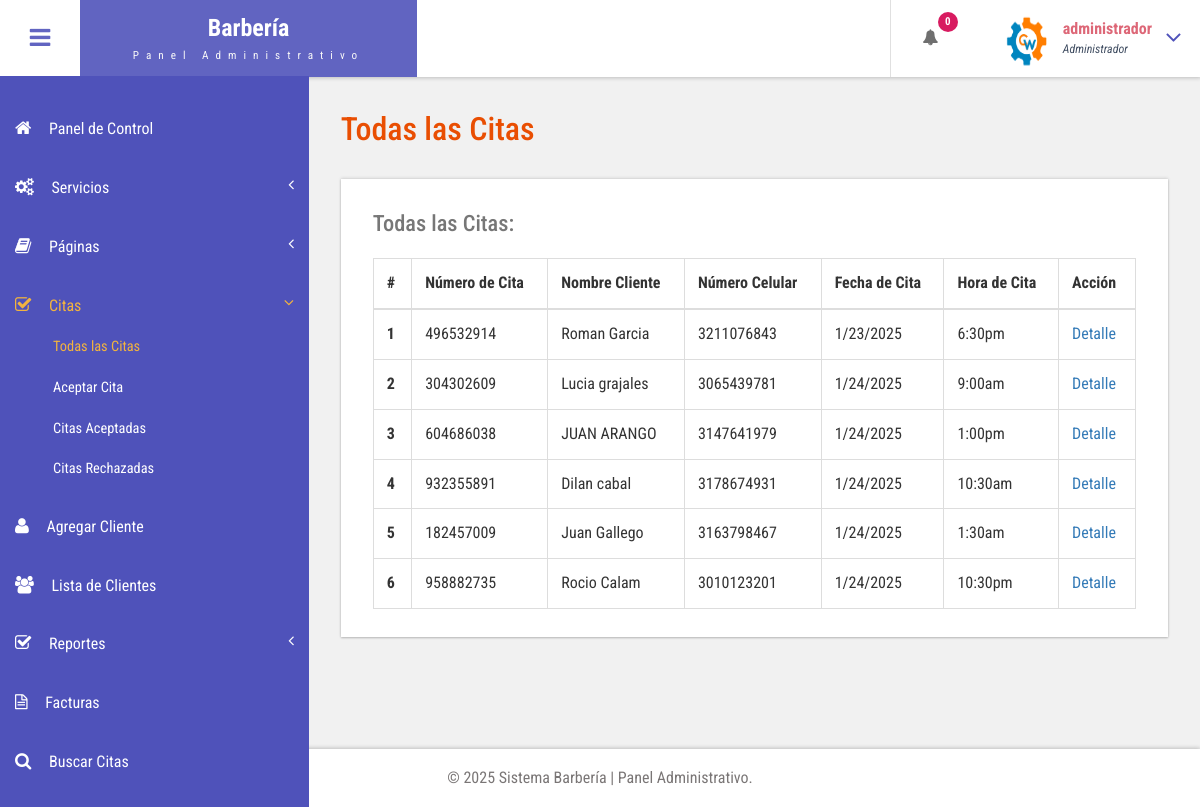
Page /admin/all-appointment.php (signed in) on the committed database.
### tables this page shows
CREATE TABLE `tblappointment` (
  `ID` int(10) NOT NULL,
  `AptNumber` varchar(80) DEFAULT NULL,
  `Name` varchar(120) DEFAULT NULL,
  `Email` varchar(120) DEFAULT NULL,
  `PhoneNumber` bigint(11) DEFAULT NULL,
  `AptDate` varchar(120) DEFAULT NULL,
  `AptTime` varchar(120) DEFAULT NULL,
  `Services` varchar(120) DEFAULT NULL,
  `ApplyDate` timestamp NULL DEFAULT current_timestamp(),
  `Remark` varchar(250) NOT NULL,
  `Status` varchar(50) NOT NULL,
  `RemarkDate` timestamp NOT NULL DEFAULT '0000-00-00 00:00:00' ON UPDATE current_timestamp()
);

### admin/all-appointment.php (the view, shortened to what this page needs)
<?php
include('includes/dbconnection.php');
if (strlen($_SESSION['bpmsaid']==0)) {
  header('location:logout.php');
  } else{
  ?>
<!DOCTYPE HTML>
<html>
<head>
<link href="css/bootstrap.css" rel='stylesheet' type='text/css' />
<link href="css/style.css" rel='stylesheet' type='text/css' />
<link href="css/font-awesome.css" rel="stylesheet">
<link href="css/animate.css" rel="stylesheet" type="text/css" media="all">
<link href="css/custom.css" rel="stylesheet">
</head>
<body class="cbp-spmenu-push">
	<div class="main-content">
		 <?php include_once('includes/sidebar.php');?>
		 <?php include_once('includes/header.php');?>
		<div id="page-wrapper">
			<div class="main-page">
				<div class="tables">
					<h3 class="title1">Todas las Citas</h3>
					<div class="table-responsive bs-example widget-shadow">
						<h4>Todas las Citas:</h4>
						<table class="table table-bordered"> <thead> <tr> <th>#</th> <th> Número de Cita</th> <th>Nombre Cliente</th><th>Número Celular</th> <th>Fecha de Cita</th><th>Hora de Cita</th><th>Acción</th> </tr> </thead> <tbody>
<?php
$ret=mysqli_query($con,"select *from  tblappointment");
$cnt=1;
while ($row=mysqli_fetch_array($ret)) {
?>
						 <tr> <th scope="row"><?php echo $cnt;?></th> <td><?php  echo $row['AptNumber'];?></td> <td><?php  echo $row['Name'];?></td><td><?php  echo $row['PhoneNumber'];?></td><td><?php  echo $row['AptDate'];?></td> <td><?php  echo $row['AptTime'];?></td> <td><a href="view-appointment.php?viewid=<?php echo $row['ID'];?>">Detalle</a></td> </tr>   <?php
$cnt=$cnt+1;
}?></tbody> </table>
					</div>
				</div>
			</div>
		</div>
		 <?php include_once('includes/footer.php');?>
	</div>
</body>
</html>
<?php }  ?>

### admin/includes/header.php (shortened to what this page needs)
<div class="sticky-header header-section ">
      <div class="header-left">
        <button id="showLeftPush"><i class="fa fa-bars"></i></button>
        <div class="logo">
          <a href="index.php">
            <h1>Barbería</h1>
            <span>Panel Administrativo</span>
          </a>
        </div>
      </div>
      <div class="header-right">
        <div class="profile_details_left">
          <ul class="nofitications-dropdown">
            <?php
$ret1=mysqli_query($con,"select ID,Name from  tblappointment where Status=''");
$num=mysqli_num_rows($ret1);
?>
            <li class="dropdown head-dpdn">
              <a href="#" class="dropdown-toggle" data-toggle="dropdown" aria-expanded="false"><i class="fa fa-bell"></i><span class="badge blue"><?php echo $num;?></span></a>
            </li>
          </ul>
          <div class="clearfix"> </div>
        </div>
        <div class="profile_details">
        <?php
$adid=$_SESSION['bpmsaid'];
$ret=mysqli_query($con,"select AdminName from tbladmin where ID='$adid'");
$row=mysqli_fetch_array($ret);
$name=$row['AdminName'];
?>
          <ul>
            <li class="dropdown profile_details_drop">
              <a href="#" class="dropdown-toggle" data-toggle="dropdown" aria-expanded="false">
                <div class="profile_img">
                  <span class="prfil-img"><img src="images/logo2.png" alt="" width="50" height="60"> </span>
                  <div class="user-name">
                    <p><?php echo $name; ?></p>
                    <span>Administrador</span>
                  </div>
                  <i class="fa fa-angle-down lnr"></i>
                  <div class="clearfix"></div>
                </div>
              </a>
            </li>
          </ul>
        </div>
      </div>
      <div class="clearfix"> </div>
    </div>

### admin/css/style.css (style rules this page uses)
h4, h5, h6, h1, h2, h3 { margin: 0; }
ul, ol { margin: 0; }
p { margin: 0; }
html, body { font-family: 'Roboto Condensed', sans-serif; font-size: 100%; overflow-x: hidden; background: #fff; }
body a { transition: 0.5s all ease; -webkit-transition: 0.5s all ease; -moz-transition: 0.5s all ease; -o-transition: 0.5s all ease; -ms-transition: 0.5s all ease; text-decoration:none; }
h1,h2,h3,h4,h5,h6 { margin:0; }
p { margin:0; }
ul,label { margin:0; padding:0; }
.main-content { position: relative; }
.sticky-header { position: fixed; top: 0; left:0px; width: 100%; z-index: 100; }
.header-section { background:#FFF; box-shadow: 1px 1px 4px rgba(0, 0, 0, 0.21); -webkit-box-shadow: 1px 1px 4px rgba(0, 0, 0, 0.21); -moz-box-shadow: 1px 1px 4px rgba(0, 0, 0, 0.21); -o-box-shadow: 1px 1px 4px rgba(0, 0, 0, 0.21); }
.header-section::after { clear: both; display: block; content: ''; }
.header-left { float: left; width: 45%; }
.header-right { float: right; }
button#showLeftPush { font-size: 1.5em; width: 80px; padding: 0.87em 0; text-align: center; cursor: pointer; float: left; color: #6F6F6F; -moz-transition: all 0.2s ease-out 0s; -webkit-transition: all 0.2s ease-out 0s; transition: all 0.2s ease-out 0s; border: none; background-color: #fff; outline:none; }
.cbp-spmenu-push { overflow-x: hidden; position: relative; }
.cbp-spmenu, .cbp-spmenu-push { -webkit-transition: all 0.3s ease; -moz-transition: all 0.3s ease; transition: all 0.3s ease; }
.cbp-spmenu-push div#page-wrapper { margin: 0 0 0 19.3em; transition:.5s all; -webkit-transition:.5s all; -moz-transition:.5s all; }
.fa { display: inline-block; font-family: FontAwesome; font-style: normal; font-weight: normal; line-height: 1; -webkit-font-smoothing: antialiased; -moz-osx-font-smoothing: grayscale; }
.logo { background: #6164C1; text-align: center; float: left; }
.logo a { padding: 0.9em 3.3em .7em; display: block; text-decoration: none; }
.logo a h1 { color: #fff; font-size: 1.5em; line-height: 1.2em; font-weight: 700; }
.logo a span { color: #F8F8F8; font-size: .7em; text-align: center; letter-spacing: 7px; }
.profile_details_left { float: left; }
li.dropdown.head-dpdn { display: inline-block; padding: 1.7em 0; border-left: 1px solid #E0E0E0; float: left; }
li.dropdown.head-dpdn a.dropdown-toggle { padding: 1.7em 2em; }
i.fa.fa-bell { color:#6F6F6F; }
.header-right span.badge { font-size: 11px; font-weight: bold; color: #FFF; background: #8BC34A; line-height: 15px; width: 20px; height: 20px; border-radius: 2em; -webkit-border-radius: 2em; -moz-border-radius: 2em; -o-border-radius: 2em; text-align: center; display: inline-block; position: absolute; top: 16%; padding: 2px 0 0; }
.header-right span.blue { background-color:#D81B60; }
.profile_details { float: right; }
.profile_details_drop a.dropdown-toggle { display:block; padding: 0.8em 3em 0 2em; }
.profile_img span.prfil-img { float:left; }
.user-name { float:left; margin-top:8px; margin-left:11px; height:35px; }
.profile_details ul li { list-style-type:none; position:relative; }
.profile_details li a i.fa.lnr { position: absolute; top: 34%; right: 8%; color: #4F52BA; font-size: 1.6em; }
.user-name p { font-size:1em; color:#DD6777; line-height:1em; font-weight:700; }
.user-name span { font-size: .75em; font-style: italic; color: #424f63; font-weight: normal; margin-top: .3em; }
.widget-shadow { background-color: #fff; box-shadow: 0 -1px 3px rgba(0,0,0,.12),0 1px 2px rgba(0,0,0,.24); -webkit-box-shadow: 0 -1px 3px rgba(0,0,0,.12),0 1px 2px rgba(0,0,0,.24); -moz-box-shadow: 0 -1px 3px rgba(0,0,0,.12),0 1px 2px rgba(0,0,0,.24); }
h3.title1 { font-size: 2em; color: #e94e02; margin-bottom: 0.8em; }
.table > thead > tr > th, .table > tbody > tr > th, .table > tfoot > tr > th, .table > thead > tr > td, .table > tbody > tr > td, .table > tfoot > tr > td { border-top: none; }
.tables h4 { font-size: 1.4em; margin-bottom: 1em; color: #777777; }
.tables .panel-body ,.tables .bs-example { padding: 2em 2em 0.5em; }
.tables .table > thead > tr > th, .tables .table > tbody > tr > th, .tables .table > tfoot > tr > th, .tables .table > thead > tr > td, .tables .table > tbody > tr > td, .tables .table > tfoot > tr > td { padding: 13px; border-top: 1px solid #E0E0E0; }
.bs-example { margin-top: 2em; }

### admin/css/custom.css (style rules this page uses)
#page-wrapper { padding:7em 2em 2.5em; background-color: #F1F1F1; }

### rows in the picture
tblappointment: AptNumber "496532914", Name "Roman Garcia", PhoneNumber "3211076843", AptDate "1/23/2025", AptTime "6:30pm"
tblappointment: AptNumber "304302609", Name "Lucia grajales", PhoneNumber "3065439781", AptDate "1/24/2025", AptTime "9:00am"
tblappointment: AptNumber "604686038", Name "JUAN ARANGO", PhoneNumber "3147641979", AptDate "1/24/2025", AptTime "1:00pm"
tblappointment: AptNumber "932355891", Name "Dilan cabal", PhoneNumber "3178674931", AptDate "1/24/2025", AptTime "10:30am"
tblappointment: AptNumber "182457009", Name "Juan Gallego", PhoneNumber "3163798467", AptDate "1/24/2025", AptTime "1:30am"
tblappointment: AptNumber "958882735", Name "Rocio Calam", PhoneNumber "3010123201", AptDate "1/24/2025", AptTime "10:30pm"

### other values in the picture
$num "0"
$name "administrador"
